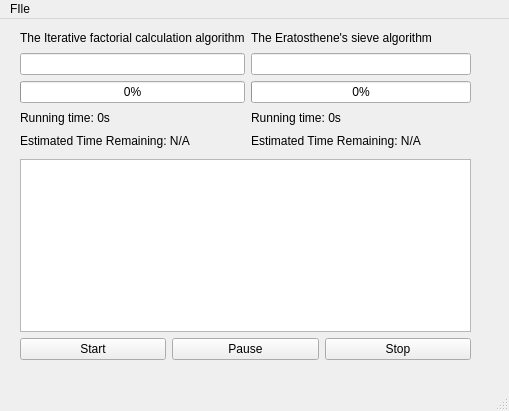
<?xml version="1.0" encoding="UTF-8"?>
<ui version="4.0">
 <class>MainWindow</class>
 <widget class="QMainWindow" name="MainWindow">
  <property name="geometry">
   <rect>
    <x>0</x>
    <y>0</y>
    <width>509</width>
    <height>411</height>
   </rect>
  </property>
  <property name="windowTitle">
   <string>MainWindow</string>
  </property>
  <widget class="QWidget" name="centralwidget">
   <widget class="QWidget" name="layoutWidget">
    <property name="geometry">
     <rect>
      <x>20</x>
      <y>10</y>
      <width>451</width>
      <height>121</height>
     </rect>
    </property>
    <layout class="QHBoxLayout" name="horizontalLayout">
     <item>
      <layout class="QVBoxLayout" name="verticalLayout">
       <item>
        <widget class="QLabel" name="lbl_iterative">
         <property name="text">
          <string>The Iterative factorial calculation algorithm</string>
         </property>
        </widget>
       </item>
       <item>
        <widget class="QLineEdit" name="le_iterative"/>
       </item>
       <item>
        <widget class="QProgressBar" name="progressBar">
         <property name="value">
          <number>0</number>
         </property>
        </widget>
       </item>
       <item>
        <widget class="QLabel" name="lbl_running_iterative">
         <property name="text">
          <string>Running time: 0s</string>
         </property>
        </widget>
       </item>
       <item>
        <widget class="QLabel" name="lbl_esti_iterative">
         <property name="text">
          <string>Estimated Time Remaining: N/A</string>
         </property>
        </widget>
       </item>
      </layout>
     </item>
     <item>
      <layout class="QVBoxLayout" name="verticalLayout_2">
       <item>
        <widget class="QLabel" name="lbl_eratosthene">
         <property name="text">
          <string>The Eratosthene's sieve algorithm</string>
         </property>
        </widget>
       </item>
       <item>
        <widget class="QLineEdit" name="le_eratosthene"/>
       </item>
       <item>
        <widget class="QProgressBar" name="progressBar_2">
         <property name="value">
          <number>0</number>
         </property>
        </widget>
       </item>
       <item>
        <widget class="QLabel" name="lbl_running_eratosthene">
         <property name="text">
          <string>Running time: 0s</string>
         </property>
        </widget>
       </item>
       <item>
        <widget class="QLabel" name="lbl_esti_eratosthene">
         <property name="text">
          <string>Estimated Time Remaining: N/A</string>
         </property>
        </widget>
       </item>
      </layout>
     </item>
    </layout>
   </widget>
   <widget class="QWidget" name="layoutWidget">
    <property name="geometry">
     <rect>
      <x>20</x>
      <y>140</y>
      <width>451</width>
      <height>201</height>
     </rect>
    </property>
    <layout class="QVBoxLayout" name="verticalLayout_3">
     <item>
      <widget class="QPlainTextEdit" name="plainTextEdit"/>
     </item>
     <item>
      <layout class="QHBoxLayout" name="horizontalLayout_2">
       <item>
        <widget class="QPushButton" name="btn_start">
         <property name="text">
          <string>Start</string>
         </property>
        </widget>
       </item>
       <item>
        <widget class="QPushButton" name="btn_pause">
         <property name="text">
          <string>Pause</string>
         </property>
        </widget>
       </item>
       <item>
        <widget class="QPushButton" name="btn_stop">
         <property name="text">
          <string>Stop</string>
         </property>
        </widget>
       </item>
      </layout>
     </item>
    </layout>
   </widget>
  </widget>
  <widget class="QMenuBar" name="menubar">
   <property name="geometry">
    <rect>
     <x>0</x>
     <y>0</y>
     <width>509</width>
     <height>17</height>
    </rect>
   </property>
   <widget class="QMenu" name="menuQuit">
    <property name="title">
     <string>FIle</string>
    </property>
    <addaction name="actionQuit"/>
   </widget>
   <addaction name="menuQuit"/>
  </widget>
  <widget class="QStatusBar" name="statusbar"/>
  <action name="actionQuit">
   <property name="text">
    <string>Quit</string>
   </property>
  </action>
 </widget>
 <resources/>
 <connections>
  <connection>
   <sender>actionQuit</sender>
   <signal>triggered()</signal>
   <receiver>MainWindow</receiver>
   <slot>close()</slot>
   <hints>
    <hint type="sourcelabel">
     <x>-1</x>
     <y>-1</y>
    </hint>
    <hint type="destinationlabel">
     <x>279</x>
     <y>294</y>
    </hint>
   </hints>
  </connection>
 </connections>
</ui>
